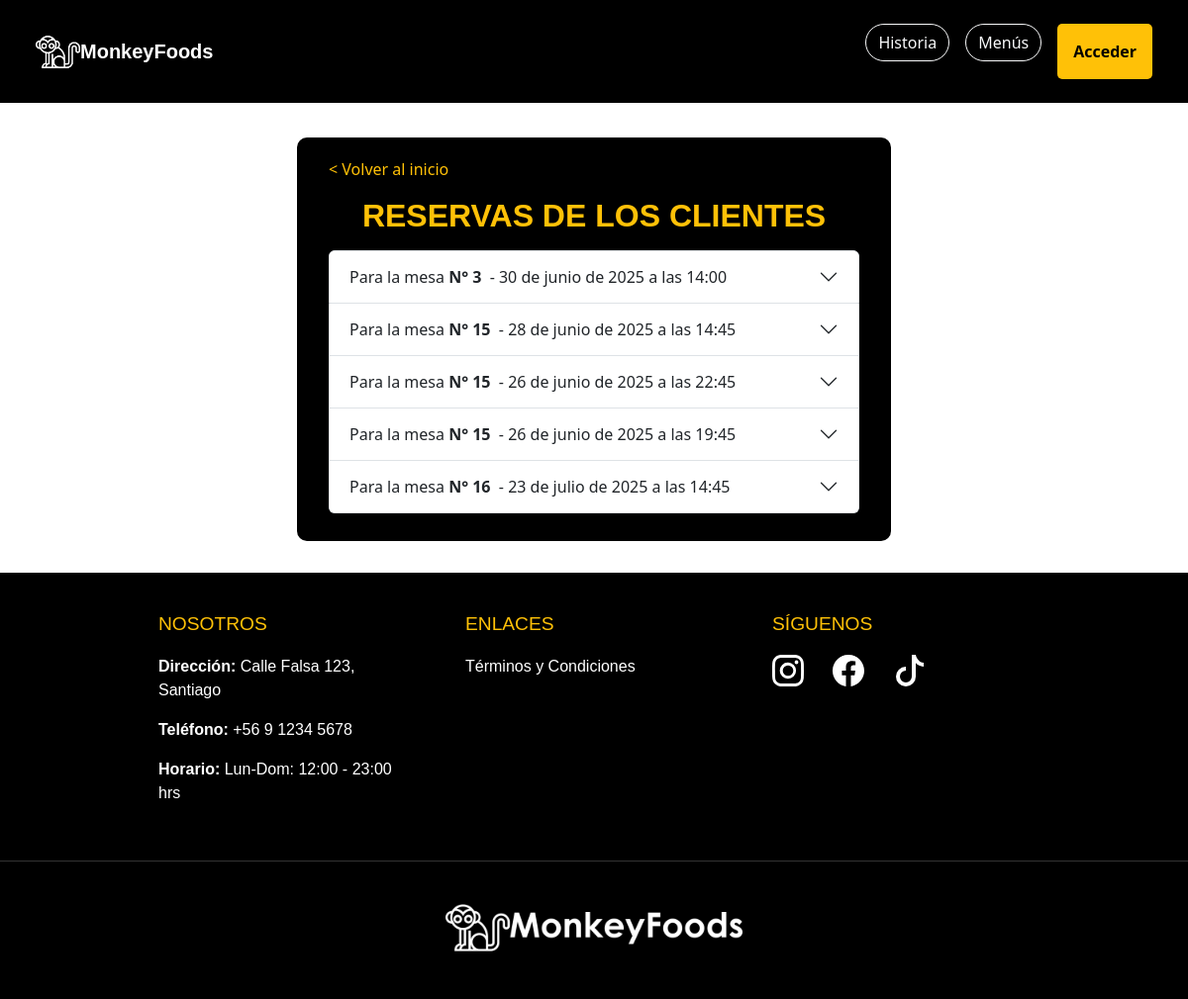
Screenshot of /reservas_cocinero/ with the database file from the repository.
### apps/reservas/models.py (models this page shows, shortened)
class Mesa(models.Model):
    zona = models.ForeignKey(Zona, on_delete=models.CASCADE)
    numero = models.PositiveIntegerField()
    capacidad = models.PositiveIntegerField()
    estado = models.BooleanField(default=True)  #mesa disponible o no

class Reserva(models.Model):
    ESTADOS_RESERVA = (
        ('borrador', 'Borrador'),
        ('completada', 'Completada'),
    )
    id_reserva = models.CharField(max_length=12, unique=True, editable=False)
    cliente = models.ForeignKey(settings.AUTH_USER_MODEL, on_delete=models.CASCADE)
    nombre_reserva = models.CharField(max_length=100)
    fecha = models.DateField()
    hora = models.TimeField()
    telefono = models.CharField(max_length=20)
    comensales = models.PositiveIntegerField(default=1)
    abono = models.DecimalField(max_digits=8, decimal_places=2)
    total = models.DecimalField(max_digits=8, decimal_places=2)
    mesas = models.ManyToManyField('Mesa')
    menu = models.ForeignKey(Menu, on_delete=models.SET_NULL, null=True, blank=True)  #modelo menú
    zona = models.ForeignKey('Zona', on_delete=models.CASCADE, null=True, blank=True)
    estado = models.CharField(max_length=20, choices=ESTADOS_RESERVA, default='borrador')

### apps/reservas_cocinero/views.py (the view)
# urls.py: path('', views.reservas_cocinero, name='reservas_cocinero'),
def reservas_cocinero(request):
    reservas_pasadas = Reserva.objects.filter(fecha__lt=now().date()).order_by('-fecha', '-hora')
    reservas_futuras = Reserva.objects.filter(fecha__gte=now().date()).order_by('fecha', 'hora')
    reservas = list(reservas_pasadas) + list(reservas_futuras)  # concatenar listas
    return render(request, 'reservas_cocinero/reservas_cocinero.html', {'reservas': reservas})

### apps/reservas_cocinero/templates/reservas_cocinero/reservas_cocinero.html (shortened to what this page needs)
{% load static %}
<!DOCTYPE html>
<html lang="es">
<head>
    <link href="https://cdn.jsdelivr.net/npm/bootstrap@5.3.3/dist/css/bootstrap.min.css" rel="stylesheet"
>
    <link rel="stylesheet" href="https://cdn.jsdelivr.net/npm/bootstrap-icons@1.11.3/font/bootstrap-icons.min.css">
    <link rel="stylesheet" href="{% static 'reservas_mesero/css/styles.css' %}">
</head>
<body class="body-fondo">
    <nav class="navbar navbar-expand-lg bg-body-primary navbar-settings p-4">
        <div class="container-fluid">
            <a href="{% url 'index' %}">
                <img style="width: 45px; height: 45px;" src="{% static 'home/img/mono-blanco.png' %}" alt="marca">
                <a class="navbar-brand marca" href="{% url 'index' %}">MonkeyFoods</a>
            </a>
            <div class="collapse navbar-collapse" id="navbarSupportedContent">
                {% if request.user.is_authenticated %}
                <form class="d-flex gap-4" role="search">
                    <a href="{% url 'historia' %}">
                        <button class="btn btn-outline-light history" type="button">Historia</button>
                    </a>
                    <a href="{% url 'menus' %}">
                        <button class="btn btn-outline-light history" type="button">Menús</button>
                    </a>
                    <div class="nav-item dropdown dropdown-perfil me-2">
                        <a class="nav-link dropdown-toggle" href="#" role="button" data-bs-toggle="dropdown">
                            {% if user.foto_perfil %}
                            <img src="{{ user.foto_perfil.url }}" alt="Foto de perfil" style="border-radius: 50%; border: 1px solid #ffc107;" width="36" height="36">
                            {% else %}
                            <svg xmlns="http://www.w3.org/2000/svg" style="color: #ffc107" width="36" height="36"
                                fill="currentColor" class="bi bi-person-circle" viewBox="0 0 16 16">
                                <path d="M11 6a3 3 0 1 1-6 0 3 3 0 0 1 6 0" />
                                <path fill-rule="evenodd"
                                    d="M0 8a8 8 0 1 1 16 0A8 8 0 0 1 0 8m8-7a7 7 0 0 0-5.468 11.37C3.242 11.226 4.805 10 8 10s4.757 1.225 5.468 2.37A7 7 0 0 0 8 1" />
                            </svg>
                            {% endif %}
                        </a>
                        <ul class="dropdown-menu dropdown-perfil">
                           <li><p class="text-black text-end mx-1 text-center" style="font-weight: bold;">{{ user.first_name|upper }} {{ user.last_name|upper }}</p></li>
                            <li><a class="dropdown-item" href="{% url 'perfil' %}">Mi perfil</a></li>
                            {% if request.user.rol == 4 %}
                            <li><a class="dropdown-item" href="{% url 'admin_usuarios' %}">Usuarios</a></li>
                            {% endif %}
                            {% if request.user.rol == 1 %}
                            <li><a class="dropdown-item" href="{% url 'historial_reservas' %}">Mis reservas</a></li>
                            {% endif %}
                            <li><a class="dropdown-item" href="{% url 'exit' %}">Salir</a></li>
                        </ul>
                    </div>
                </form>
                {% else %}
                <div class="d-flex gap-3">
                    <div class="d-flex gap-3">
                        <a href="{% url 'historia' %}">
                            <button class="btn btn-outline-light history" type="button">Historia</button>
                        </a>
                        <a href="{% url 'menus' %}">
                            <button class="btn btn-outline-light history" type="button">Menús</button>
                        </a>
                        <form class="d-flex" role="search">
                            <a href="{% url 'registrar' %}">
                                <button class="btn btn-warning btn-settings" type="button">Acceder</button>
                            </a>
                        </form>
                    </div>
                </div>
                {% endif %}
            </div>
        </div>
    </nav>
     <div class="form-container">
        <div class="container mb-2">
            <a href="{% url 'index' %}" class="text-warning text-decoration-none mb-3 d-block">&lt; Volver al inicio</a>
            <h2 class="text-warning text-center mb-3" style="font-family: 'Century Gothic', sans-serif; font-weight: bolder;">RESERVAS DE LOS CLIENTES</h2>
            <div class="accordion" id="accordionReservas">
                {% for reserva in reservas %}
                    {% if reserva.menu %}
                        <div class="accordion-item">
                            <h2 class="accordion-header" id="heading{{ reserva.id }}">
                                {% for mesa in reserva.mesas.all %}
                                    <button class="accordion-button collapsed" type="button" data-bs-toggle="collapse"
                                        data-bs-target="#collapse{{ reserva.id }}">
                                        Para la mesa&nbsp;<strong>N° {{ mesa.numero }}</strong>&nbsp; - {{ reserva.fecha }} a las {{ reserva.hora }}
                                    </button>
                                {% endfor %}
                            </h2>
                        </div>
                    {% endif %}
                {% endfor %}
            </div>
        </div>
    </div>
    <footer class="footer-triple">
        <div class="footer-contenido">
            <div class="footer-columna">
                <h3>Nosotros</h3>
                <p><strong>Dirección:</strong> Calle Falsa 123, Santiago</p>
                <p><strong>Teléfono:</strong> +56 9 1234 5678</p>
                <p><strong>Horario:</strong> Lun-Dom: 12:00 - 23:00 hrs</p>
            </div>
            <div class="footer-columna">
                <h3>Enlaces</h3>
                <ul class="footer-links">
                    <li><a href="{% url 'terminos_condiciones' %}">Términos y Condiciones</a></li>
                </ul>
            </div>
            <div class="footer-columna">
                <h3>Síguenos</h3>
                <div class="redes-sociales">
                    <a href="#"></a>
                    <a href="#"></a>
                    <a href="#"><svg xmlns="http://www.w3.org/2000/svg" width="32" height="32" fill="currentColor" class="bi bi-tiktok" viewBox="0 0 16 16">
                                    <path d="M9 0h1.98c.144.715.54 1.617 1.235 2.512C12.895 3.389 13.797 4 15 4v2c-1.753 0-3.07-.814-4-1.829V11a5 5 0 1 1-5-5v2a3 3 0 1 0 3 3z"/>
                                </svg></a>
                </div>
            </div>
        </div>
        <div class="footer-logo-container">
            <a href="#">
                <img src="{% static 'home/img/logo_blanco.png' %}" alt="Logo" class="footer-logo">
            </a>
        </div>
    </footer>
</html>

### apps/reservas_mesero/static/reservas_mesero/css/styles.css (style rules this page uses)
html, body { max-width: 100%; overflow-x: hidden; }
.navbar-settings { background-color: black; border-bottom: 3px solid; color: white; }
.marca { color: white; font-weight: bold; text-align: right; background-size: 20%; font-family: "Century Gothic", sans-serif; }
.btn-settings { border-radius: 40px; }
.history { border-radius: 40px; }
.body-fondo { background-image: url(../img/fondo.png); background-size: cover; background-position: cover; background-repeat: no-repeat; background-attachment: fixed; }
.btn-warning { background-color: #ffc107; border: none; border-radius: 5px; font-weight: bold; padding: 1rem; cursor: pointer; transition: background-color 0.3s ease; }
.form-container { max-width: 600px; width: 90%; display: grid; color: white; background-color: black; border-radius: 10px; padding: 20px; margin: 2rem auto; }
.footer-triple { background: black; color: white; font-family: "Century Gothic", sans-serif; padding: 40px 0 20px; display: flex; flex-direction: column; align-items: center; width: 100%; }
.footer-contenido { display: flex; justify-content: space-around; max-width: 1200px; margin: 0 auto; padding: 0 20px; gap: 30px; }
.footer-columna { width: 280px; padding: 0 10px; text-align: left; }
.footer-columna h3 { color: #ffc107; font-size: 1.2rem; margin-bottom: 20px; text-transform: uppercase; }
.footer-links, .redes-sociales { list-style: none; padding: 0; }
.footer-links li, .redes-sociales a { margin-bottom: 10px; }
.footer-links a, .redes-sociales a { color: white; text-decoration: none; transition: color 0.3s; }
.redes-sociales svg { margin-right: 25px; color: white; }
.footer-logo-container { width: 100%; text-align: center; margin-top: 40px; padding: 20px 0; border-top: 1px solid #333333; }
.footer-logo { margin-top: 15px; max-width: 300px; height: auto; filter: brightness(0) invert(1); }

### rows the page displays
Reserva: fecha "30 de junio de 2025", hora "14:00"
Mesa: numero "3"
Reserva: fecha "28 de junio de 2025", hora "14:45"
Mesa: numero "15"
Reserva: fecha "26 de junio de 2025", hora "22:45"
Reserva: fecha "26 de junio de 2025", hora "19:45"
Reserva: fecha "23 de julio de 2025", hora "14:45"
Mesa: numero "16"
